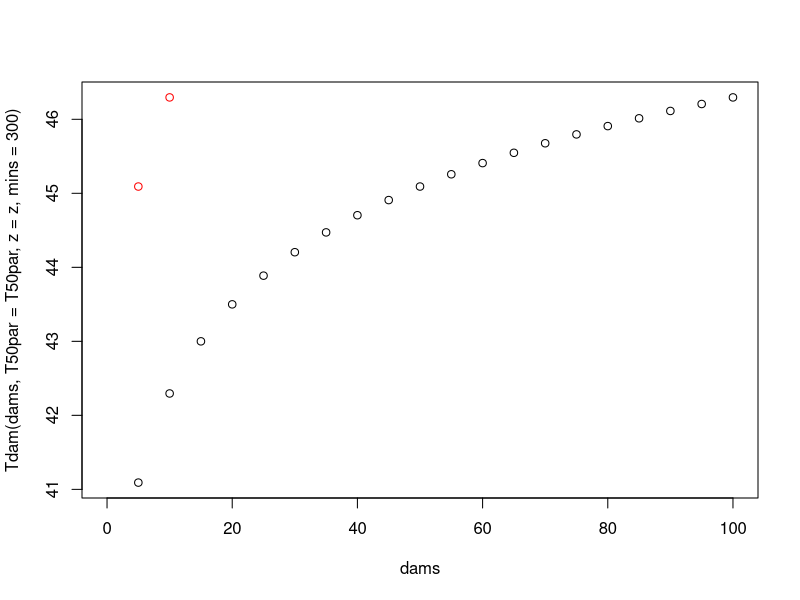
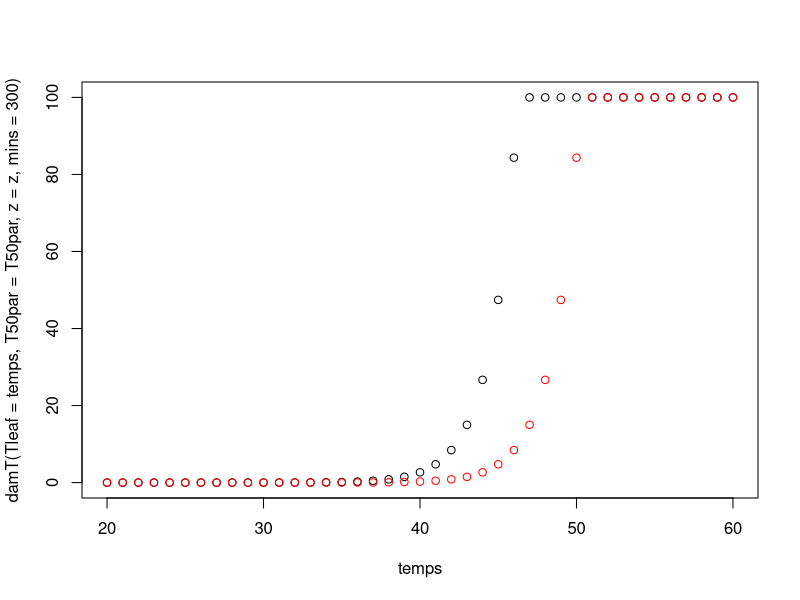
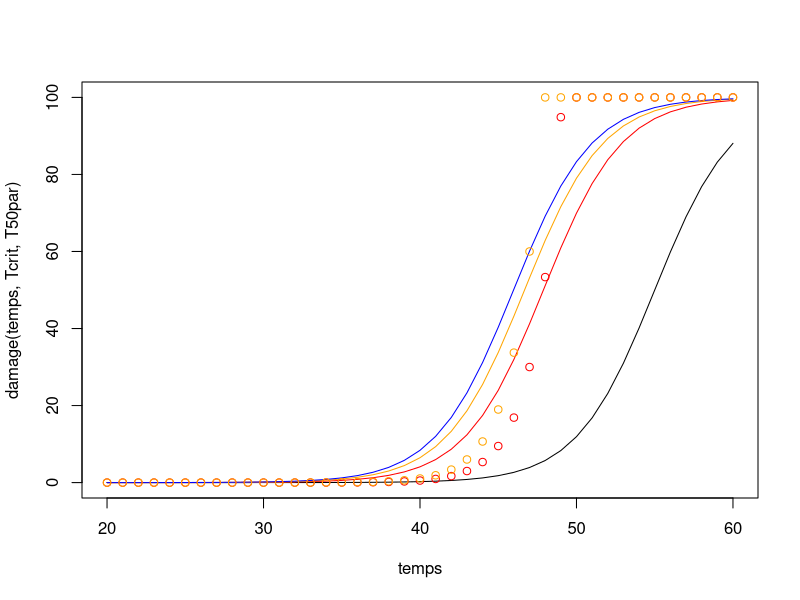
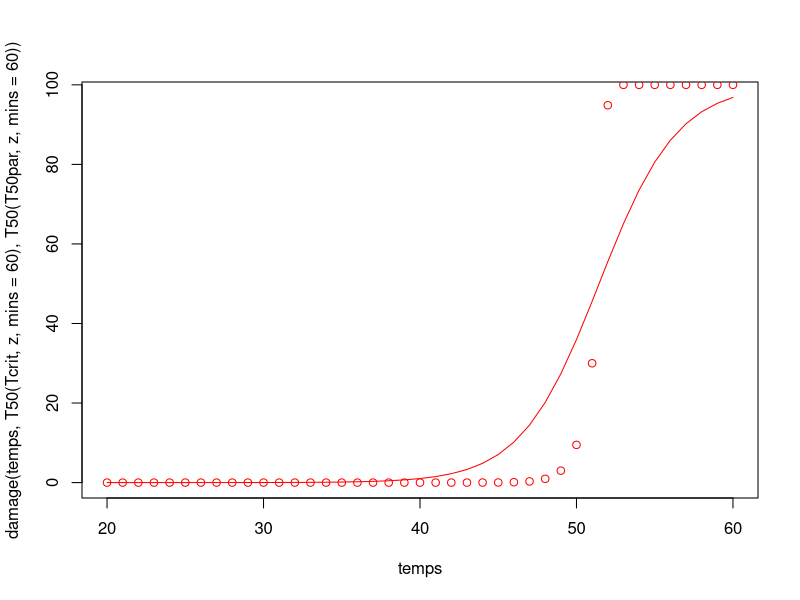

These figures' R source, in order:

# Damage toymodel

# Arnold formulation: damage increases linearly over time
temps <- seq(20,60)
dams <- seq(0,100,by=5)

# temperature causing 50% damage after mins minutes
T50 <- function(T50par,z,mins=60) {
   T50par - z * log10(mins)
}

# temperature causing x% damage after mins minutes
Tdam <- function(dam,T50par,z,mins=60) {
  T50par - z * log10(mins*50/dam)
}

### THIS FUNCTION DREW
# damage caused by sitting at temperature Tleaf for mins minutes
damT <- function(Tleaf,T50par,z,mins=60) {
  dam <- 50*mins*10^(-1/z*(T50par - Tleaf))
  dam <- ifelse(dam>100,100,dam)
  return(dam)
}

# visualise relationships
T50par <- 55
z <- 4
mins <- 60

# temperature giving dams damage after an hour
plot(dams,Tdam(dams,T50par = T50par, z = z, mins=300))
# temperature giving dams damage after 30 mins
points(dams,Tdam(dams,T50par = T50par, z = z, mins=30),col="red")

# damage after being at temperature Tleaf for an hour
plot(temps,damT(Tleaf=temps,T50par = T50par, z = z, mins=300),ylim=c(0,100))
# damage after being at temperature Tleaf for 30 mins
points(temps,damT(Tleaf=temps,T50par = T50par, z = z, mins=30),col="red")



# Camille suggested an alternative function for damage 
# Based on shape of Tcrit relationship
Tcrit <- T50par - 5
damage <- function(Tleaf,Tcrit,T50) {
  r <- 2/(T50 - Tcrit)
  100 / (1 + exp(-r*(Tleaf - T50)))
}  

# But the problem with this is that it is not additive
# Twice the time spent at the same temperature does not cause twice the damage
# 1 minute
plot(temps,damage(temps,Tcrit,T50par),type="l",ylim=c(0,100))
# 1 hour
points(temps,damage(temps,T50(Tcrit,z,mins=60),T50(T50par,z,mins=60)),
       type="l",col="red")
# 2 hours
points(temps,damage(temps,T50(Tcrit,z,mins=120),T50(T50par,z,mins=120)),
       type="l",col="orange")
# 3 hours
points(temps,damage(temps,T50(Tcrit,z,mins=180),T50(T50par,z,mins=180)),
       type="l",col="blue")

# compare with damage from Arnold formulation
# When z = 7 they are similar up to 50% damage but the Arnold formulation goes to 100% damage in two steps basically
points(temps,damT(Tleaf=temps,T50par = T50par, z = z, mins=60),col="red")
points(temps,damT(Tleaf=temps,T50par = T50par, z = z, mins=120),col="orange")

# When z is lower the Arnold formulation gives a much stronger threshold
z<-2
plot(temps,damage(temps,T50(Tcrit,z,mins=60),T50(T50par,z,mins=60)),
       type="l",col="red")
points(temps,damT(Tleaf=temps,T50par = T50par, z = z, mins=60),col="red")

# But I think we have to go with the Arnold formulation 
# because of the need for damage to be additive
